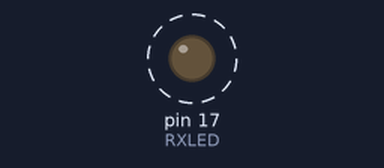
Simulated run of this sketch. Board: SparkFun Pro Micro, built with avr-gcc and run on an emulated ATmega32U4. On the bench: output pins drawn as LEDs (lit = HIGH). Dashed ring = blinking. What the sketch prints to the serial monitor is not drawn.

Above: at 0.5 s.
Timing chart, 0 to 4.6 s (numbered marks = the images above):
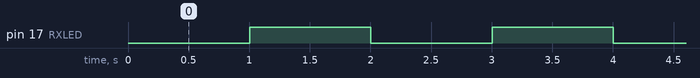

The sketch:

ProMicroTestCode_II.ino
```cpp
// (licence header left out)
int RXLED = 17;  // The RX LED has a defined Arduino pin
// Note: The TX LED was not so lucky, we'll need to use pre-defined
// macros (TXLED1, TXLED0) to control that.
// (We could use the same macros for the RX LED too -- RXLED1,
//  and RXLED0.)

void setup()
{
  pinMode(RXLED, OUTPUT);  // Set RX LED as an output
  // TX LED is set as an output behind the scenes

  Serial.begin(9600); //This pipes to the serial monitor
  Serial.println("Initialize Serial Monitor");

  Serial1.begin(9600); //This is the UART, pipes to sensors attached to board
  Serial1.println("Initialize Serial Hardware UART Pins");
}

void loop()
{
  Serial.println("Hello world!");  // Print "Hello World" to the Serial Monitor
  Serial1.println("Hello! Can anybody hear me?");  // Print "Hello!" over hardware UART

  digitalWrite(RXLED, LOW);   // set the RX LED ON
  TXLED1; //TX LED is not tied to a normally controlled pin so a macro is needed, turn LED OFF
  delay(1000);              // wait for a second

  digitalWrite(RXLED, HIGH);    // set the RX LED OFF
  TXLED0; //TX LED macro to turn LED ON
  delay(1000);              // wait for a second
}
```

Measured:
- by itself, pin 17 (RXLED): alternates HIGH for 1.0 s and LOW for 1.0 s
